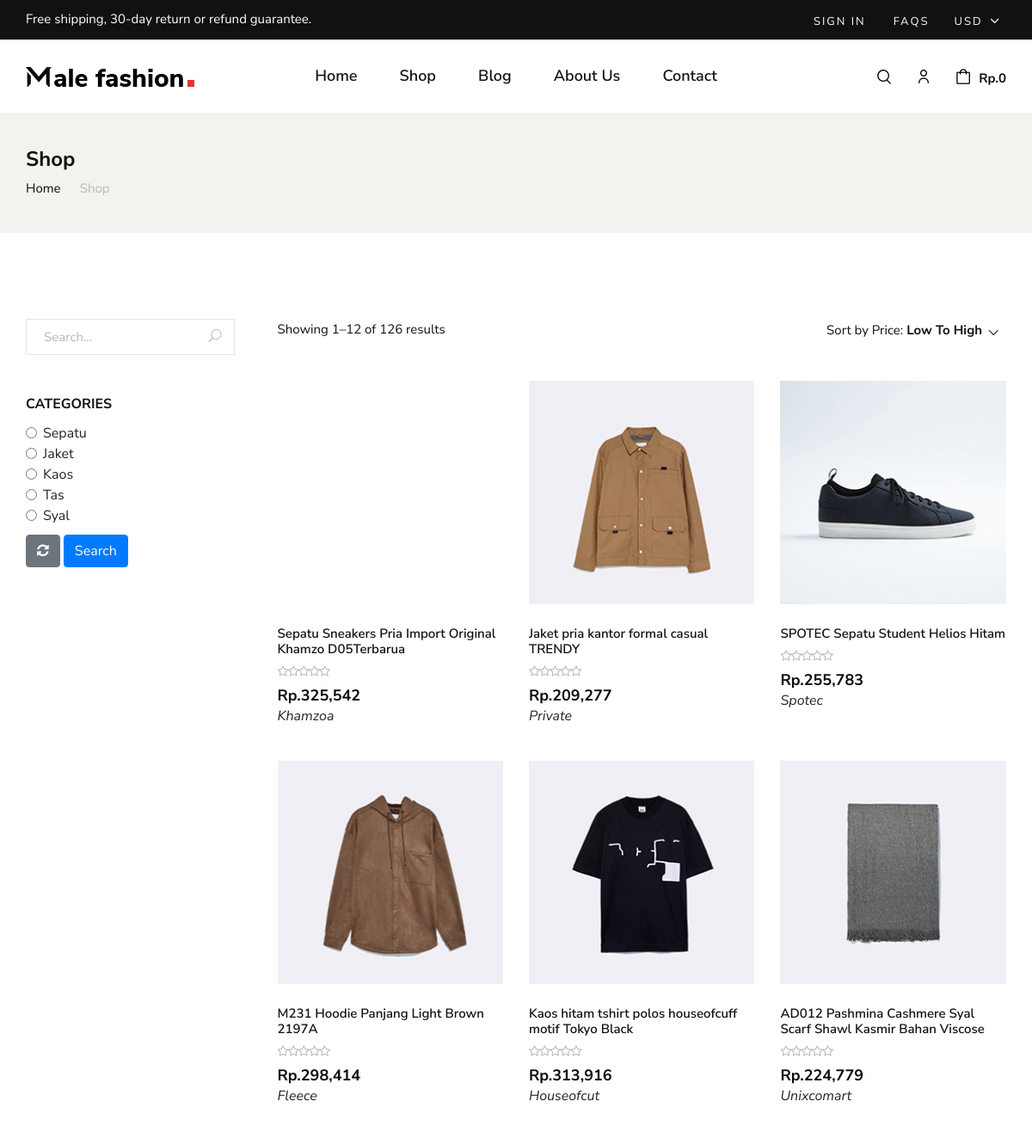
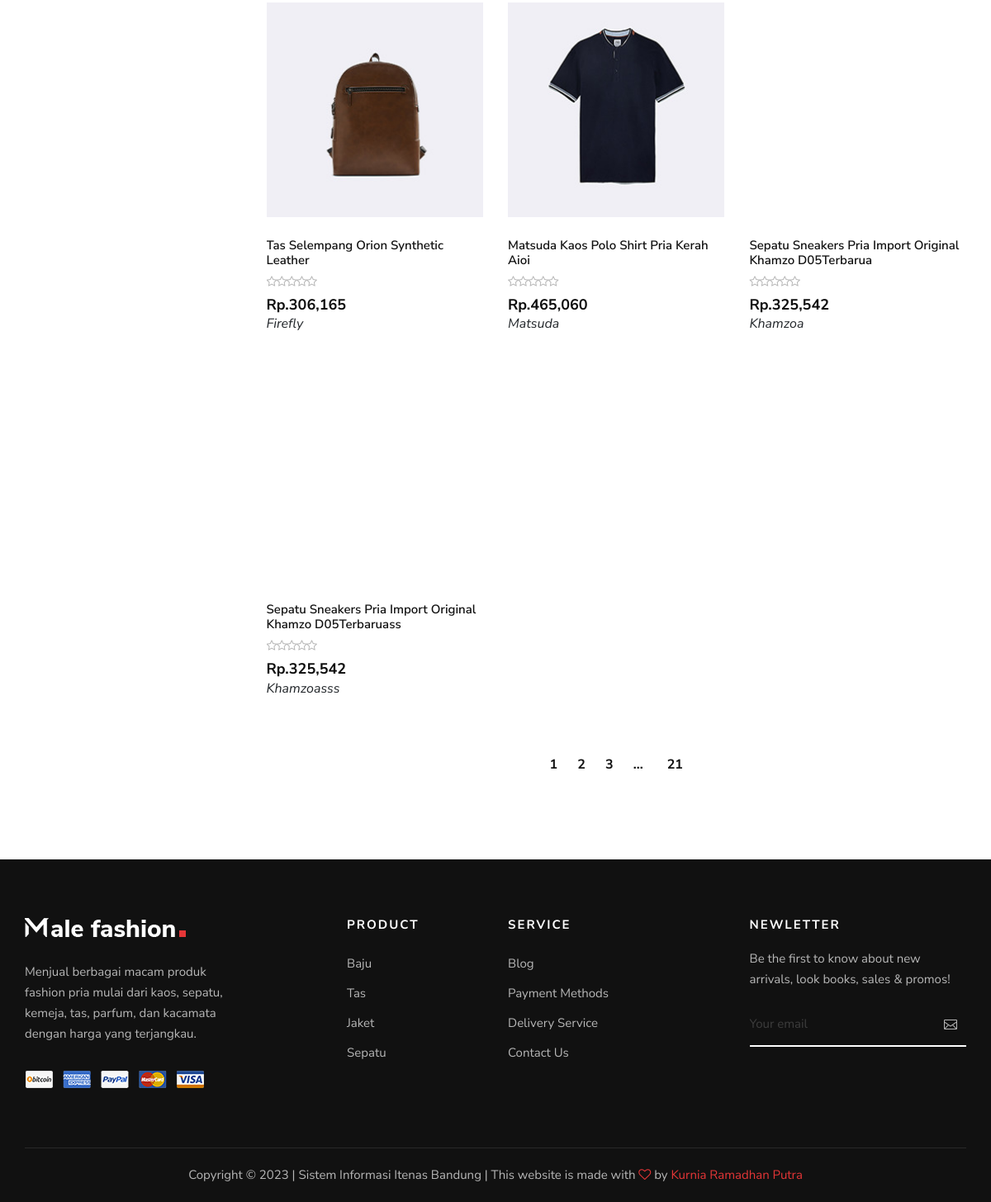
The page /shop.php on the database its author committed (2 pictures, top to bottom).
### tables this page shows
CREATE TABLE `products` (
  `product_id` int(11) NOT NULL,
  `product_name` varchar(100) DEFAULT NULL,
  `product_brand` varchar(100) DEFAULT NULL,
  `product_category` varchar(100) DEFAULT NULL,
  `product_description` varchar(255) DEFAULT NULL,
  `product_criteria` varchar(50) DEFAULT NULL,
  `product_image1` varchar(100) DEFAULT NULL,
  `product_image2` varchar(100) DEFAULT NULL,
  `product_image3` varchar(100) DEFAULT NULL,
  `product_image4` varchar(100) DEFAULT NULL,
  `product_price` decimal(10,2) DEFAULT NULL,
  `special_offer` decimal(10,2) DEFAULT NULL,
  `product_color` varchar(50) DEFAULT NULL
);

### shop.php (the view, shortened to what this page needs)
<?php
include('server/kurs.php');
include('server/connection.php');
if (isset($_POST['search']) && isset($_POST['product_category'])) {
    $category = $_POST['product_category'];
    $query_products = "select * from products where product_category = ?";
    $stmt_products = $conn->prepare($query_products);
    $stmt_products->bind_param('s', $category);
    $stmt_products->execute();
    $products = $stmt_products->get_result();
} else {
    $query_products = "select * from products";
    $stmt_products = $conn->prepare($query_products);
    $stmt_products->execute();
    $products = $stmt_products->get_result();
}
include('layouts/header.php')
    ?>
<section class="breadcrumb-option">
    <div class="container">
        <div class="row">
            <div class="col-lg-12">
                <div class="breadcrumb__text">
                    <h4>Shop</h4>
                    <div class="breadcrumb__links">
                        <a href="./index.php">Home</a>
                        <span>Shop</span>
                    </div>
                </div>
            </div>
        </div>
    </div>
</section>
<section class="shop spad">
    <div class="container">
        <div class="row">
            <div class="col-lg-3">
                <div class="shop__sidebar">
                    <div class="shop__sidebar__search">
                        <form action="#">
                            <input type="text" placeholder="Search...">
                            <button type="submit"><span class="icon_search"></span></button>
                        </form>
                    </div>
                    <div class="shop__sidebar__accordion">
                        <form action="shop.php" method="post">
                            <div class="accordion" id="accordionExample">
                                <div class="card">
                                    <div class="card-heading">
                                        <a data-toggle="collapse" data-target="#collapseOne">Categories</a>
                                    </div>
                                    <div id="collapseOne" class="collapse show" data-parent="#accordionExample">
                                        <div class="card-body">
                                            <div class="shop__sidebar__categories">
                                                <ul class="nice-scroll">
                                                    <li>
                                                        <div class="form-check">
                                                            <input class="form-check-input" type="radio"
                                                                name="product_category" value="sepatu"
                                                                id="category_one">
                                                            <label class="form-check-label"
                                                                for="product_category">Sepatu</label>
                                                        </div>
                                                    </li>
                                                    <li>
                                                        <div class="form-check">
                                                            <input class="form-check-input" type="radio"
                                                                name="product_category" value="jaket" id="category_one">
                                                            <label class="form-check-label"
                                                                for="product_category">Jaket</label>
                                                        </div>
                                                    </li>
                                                    <li>
                                                        <div class="form-check">
                                                            <input class="form-check-input" type="radio"
                                                                name="product_category" value="kaos" id="category_one">
                                                            <label class="form-check-label"
                                                                for="product_category">Kaos</label>
                                                        </div>
                                                    </li>
                                                    <li>
                                                        <div class="form-check">
                                                            <input class="form-check-input" type="radio"
                                                                name="product_category" value="tas" id="category_one">
                                                            <label class="form-check-label"
                                                                for="product_category">Tas</label>
                                                        </div>
                                                    </li>
                                                    <li>
                                                        <div class="form-check">
                                                            <input class="form-check-input" type="radio"
                                                                name="product_category" value="syal" id="category_one">
                                                            <label class="form-check-label"
                                                                for="product_category">Syal</label>
                                                        </div>
                                                    </li>
                                                </ul>
                                            </div>
                                        </div>
                                    </div>
                                </div>
                            </div>
                            <div class="card">
                                <div class="card-body">
                                    <button class="btn btn-secondary" onclick="history.go(0)">
                                        <i class="fa fa-refresh"></i>
                                    </button>
                                    <input type="submit" class="btn btn-primary" name="search" value="Search">
                                </div>
                            </div>
                        </form>
                    </div>
                </div>
            </div>
            <div class="col-lg-9">
                <div class="shop__product__option">
                    <div class="row">
                        <div class="col-lg-6 col-md-6 col-sm-6">
                            <div class="shop__product__option__left">
                                <p>Showing 1–12 of 126 results</p>
                            </div>
                        </div>
                        <div class="col-lg-6 col-md-6 col-sm-6">
                            <div class="shop__product__option__right">
                                <p>Sort by Price:</p>
                            </div>
                        </div>
                    </div>
                </div>
                <div class="row">
                    <?php while ($row = $products->fetch_assoc()) { ?>
                        <div class="col-lg-4 col-md-6 col-sm-6">
                            <div class="product__item">
                                <div class="product__item__pic set-bg"
                                    data-setbg="img/product/<?= $row['product_image1']; ?>">
                                </div>
                                <div class="product__item__text">
                                    <h6>
                                        <?= $row['product_name']; ?>
                                    </h6>
                                    <div class="rating">
                                        <i class="fa fa-star-o"></i>
                                        <i class="fa fa-star-o"></i>
                                        <i class="fa fa-star-o"></i>
                                        <i class="fa fa-star-o"></i>
                                        <i class="fa fa-star-o"></i>
                                    </div>
                                    <h5>
                                        <?= setRupiah(($row['product_price'] * $kurs_dollar)) ?>
                                    </h5>
                                    <em>
                                        <?= $row['product_brand']; ?>
                                    </em>
                                </div>
                            </div>
                        </div>
                    <?php } ?>
                </div>
                <div class="row">
                    <div class="col-lg-12">
                        <div class="product__pagination">
                            <a class="active" href="#">1</a>
                            <a href="#">2</a>
                            <a href="#">3</a>
                            <span>...</span>
                            <a href="#">21</a>
                        </div>
                    </div>
                </div>
            </div>
        </div>
    </div>
</section>
<?php include('layouts/footer.php'); ?>

### server/kurs.php
<?php
$kurs_dollar = 15502;
function setRupiah($price)
{
    $result = "Rp." . number_format($price, 0, ',', ',');
    echo $result;
}
?>

### rows shown on the page
products: product_name "Sepatu Sneakers Pria Import Original Khamzo D05Terbarua", result "Rp.325,542", product_brand "Khamzoa"
products: shows a picture, product_name "Jaket pria kantor formal casual TRENDY", result "Rp.209,277", product_brand "Private"
products: shows a picture, product_name "SPOTEC Sepatu Student Helios Hitam", result "Rp.255,783", product_brand "Spotec"
products: shows a picture, product_name "M231 Hoodie Panjang Light Brown 2197A", result "Rp.298,414", product_brand "Fleece"
products: shows a picture, product_name "Kaos hitam tshirt polos houseofcuff motif Tokyo Black", result "Rp.313,916", product_brand "Houseofcut"
products: shows a picture, product_name "AD012 Pashmina Cashmere Syal Scarf Shawl Kasmir Bahan Viscose", result "Rp.224,779", product_brand "Unixcomart"
products: shows a picture, product_name "Tas Selempang Orion Synthetic Leather", result "Rp.306,165", product_brand "Firefly"
products: shows a picture, product_name "Matsuda Kaos Polo Shirt Pria Kerah Aioi", result "Rp.465,060", product_brand "Matsuda"
products: product_name "Sepatu Sneakers Pria Import Original Khamzo D05Terbarua", result "Rp.325,542", product_brand "Khamzoa"
products: product_name "Sepatu Sneakers Pria Import Original Khamzo D05Terbaruass", result "Rp.325,542", product_brand "Khamzoasss"

### other values the page prints
$result "Rp.0"
